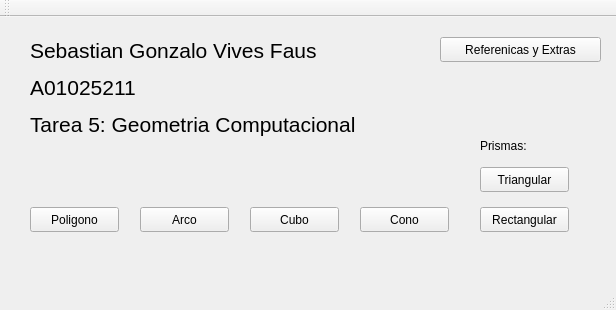
<?xml version="1.0" encoding="UTF-8"?>
<ui version="4.0">
 <class>MainWindow</class>
 <widget class="QMainWindow" name="MainWindow">
  <property name="geometry">
   <rect>
    <x>0</x>
    <y>0</y>
    <width>616</width>
    <height>310</height>
   </rect>
  </property>
  <property name="windowTitle">
   <string>MainWindow</string>
  </property>
  <widget class="QWidget" name="centralWidget">
   <widget class="QPushButton" name="pushButton">
    <property name="geometry">
     <rect>
      <x>30</x>
      <y>190</y>
      <width>89</width>
      <height>25</height>
     </rect>
    </property>
    <property name="text">
     <string>Poligono</string>
    </property>
   </widget>
   <widget class="QPushButton" name="pushButton_2">
    <property name="geometry">
     <rect>
      <x>140</x>
      <y>190</y>
      <width>89</width>
      <height>25</height>
     </rect>
    </property>
    <property name="text">
     <string>Arco</string>
    </property>
   </widget>
   <widget class="QPushButton" name="pushButton_3">
    <property name="geometry">
     <rect>
      <x>250</x>
      <y>190</y>
      <width>89</width>
      <height>25</height>
     </rect>
    </property>
    <property name="text">
     <string>Cubo</string>
    </property>
   </widget>
   <widget class="QPushButton" name="pushButton_4">
    <property name="geometry">
     <rect>
      <x>360</x>
      <y>190</y>
      <width>89</width>
      <height>25</height>
     </rect>
    </property>
    <property name="text">
     <string>Cono</string>
    </property>
   </widget>
   <widget class="QPushButton" name="pushButton_5">
    <property name="geometry">
     <rect>
      <x>480</x>
      <y>150</y>
      <width>89</width>
      <height>25</height>
     </rect>
    </property>
    <property name="text">
     <string>Triangular</string>
    </property>
   </widget>
   <widget class="QPushButton" name="pushButton_6">
    <property name="geometry">
     <rect>
      <x>480</x>
      <y>190</y>
      <width>89</width>
      <height>25</height>
     </rect>
    </property>
    <property name="text">
     <string>Rectangular</string>
    </property>
   </widget>
   <widget class="QLabel" name="label">
    <property name="geometry">
     <rect>
      <x>30</x>
      <y>20</y>
      <width>341</width>
      <height>101</height>
     </rect>
    </property>
    <property name="text">
     <string>&lt;html&gt;&lt;head/&gt;&lt;body&gt;&lt;p&gt;&lt;span style=&quot; font-size:16pt;&quot;&gt;Sebastian Gonzalo Vives Faus&lt;/span&gt;&lt;/p&gt;&lt;p&gt;&lt;span style=&quot; font-size:16pt;&quot;&gt;A01025211&lt;/span&gt;&lt;/p&gt;&lt;p&gt;&lt;span style=&quot; font-size:16pt;&quot;&gt;Tarea 5: Geometria Computacional&lt;/span&gt;&lt;/p&gt;&lt;/body&gt;&lt;/html&gt;</string>
    </property>
   </widget>
   <widget class="QLabel" name="label_2">
    <property name="geometry">
     <rect>
      <x>480</x>
      <y>120</y>
      <width>91</width>
      <height>17</height>
     </rect>
    </property>
    <property name="text">
     <string>Prismas:</string>
    </property>
   </widget>
   <widget class="QPushButton" name="pushButton_7">
    <property name="geometry">
     <rect>
      <x>440</x>
      <y>20</y>
      <width>161</width>
      <height>25</height>
     </rect>
    </property>
    <property name="text">
     <string>Referenicas y Extras</string>
    </property>
   </widget>
  </widget>
  <widget class="QMenuBar" name="menuBar">
   <property name="geometry">
    <rect>
     <x>0</x>
     <y>0</y>
     <width>616</width>
     <height>22</height>
    </rect>
   </property>
  </widget>
  <widget class="QToolBar" name="mainToolBar">
   <attribute name="toolBarArea">
    <enum>TopToolBarArea</enum>
   </attribute>
   <attribute name="toolBarBreak">
    <bool>false</bool>
   </attribute>
  </widget>
  <widget class="QStatusBar" name="statusBar"/>
 </widget>
 <layoutdefault spacing="6" margin="11"/>
 <resources/>
 <connections/>
</ui>
